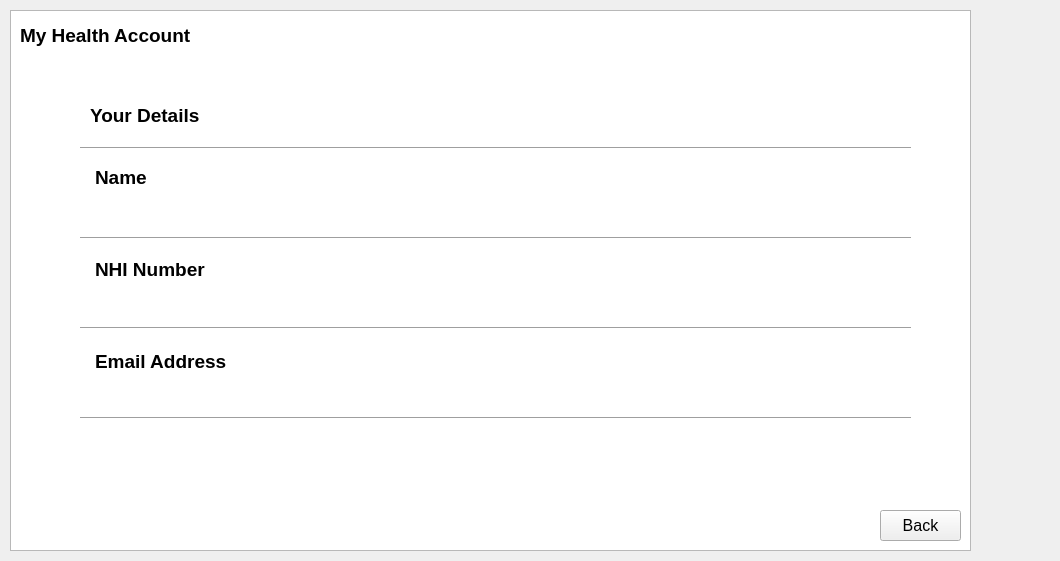
<?xml version="1.0" encoding="UTF-8"?>
<ui version="4.0">
 <class>AccountDetails</class>
 <widget class="QWidget" name="AccountDetails">
  <property name="geometry">
   <rect>
    <x>0</x>
    <y>0</y>
    <width>1060</width>
    <height>561</height>
   </rect>
  </property>
  <property name="windowTitle">
   <string>Account Details</string>
  </property>
  <widget class="QLabel" name="NameLabel">
   <property name="geometry">
    <rect>
     <x>100</x>
     <y>200</y>
     <width>281</width>
     <height>31</height>
    </rect>
   </property>
   <property name="font">
    <font>
     <pointsize>14</pointsize>
    </font>
   </property>
   <property name="text">
    <string/>
   </property>
  </widget>
  <widget class="QLabel" name="EmailLabel">
   <property name="geometry">
    <rect>
     <x>100</x>
     <y>380</y>
     <width>281</width>
     <height>31</height>
    </rect>
   </property>
   <property name="font">
    <font>
     <pointsize>14</pointsize>
    </font>
   </property>
   <property name="text">
    <string/>
   </property>
  </widget>
  <widget class="QLabel" name="NHILabel">
   <property name="geometry">
    <rect>
     <x>100</x>
     <y>290</y>
     <width>281</width>
     <height>31</height>
    </rect>
   </property>
   <property name="font">
    <font>
     <pointsize>14</pointsize>
    </font>
   </property>
   <property name="text">
    <string/>
   </property>
  </widget>
  <widget class="Line" name="line">
   <property name="geometry">
    <rect>
     <x>80</x>
     <y>230</y>
     <width>831</width>
     <height>16</height>
    </rect>
   </property>
   <property name="orientation">
    <enum>Qt::Horizontal</enum>
   </property>
  </widget>
  <widget class="Line" name="line_2">
   <property name="geometry">
    <rect>
     <x>80</x>
     <y>140</y>
     <width>831</width>
     <height>16</height>
    </rect>
   </property>
   <property name="orientation">
    <enum>Qt::Horizontal</enum>
   </property>
  </widget>
  <widget class="Line" name="line_4">
   <property name="geometry">
    <rect>
     <x>80</x>
     <y>410</y>
     <width>831</width>
     <height>16</height>
    </rect>
   </property>
   <property name="orientation">
    <enum>Qt::Horizontal</enum>
   </property>
  </widget>
  <widget class="Line" name="line_5">
   <property name="geometry">
    <rect>
     <x>80</x>
     <y>320</y>
     <width>831</width>
     <height>16</height>
    </rect>
   </property>
   <property name="orientation">
    <enum>Qt::Horizontal</enum>
   </property>
  </widget>
  <widget class="QPushButton" name="pushButton">
   <property name="geometry">
    <rect>
     <x>880</x>
     <y>510</y>
     <width>81</width>
     <height>31</height>
    </rect>
   </property>
   <property name="font">
    <font>
     <pointsize>12</pointsize>
    </font>
   </property>
   <property name="text">
    <string>Back</string>
   </property>
  </widget>
  <widget class="QLabel" name="label">
   <property name="geometry">
    <rect>
     <x>20</x>
     <y>20</y>
     <width>181</width>
     <height>31</height>
    </rect>
   </property>
   <property name="font">
    <font>
     <pointsize>14</pointsize>
     <weight>75</weight>
     <bold>true</bold>
    </font>
   </property>
   <property name="text">
    <string>My Health Account</string>
   </property>
  </widget>
  <widget class="QLabel" name="label_2">
   <property name="geometry">
    <rect>
     <x>90</x>
     <y>100</y>
     <width>121</width>
     <height>31</height>
    </rect>
   </property>
   <property name="font">
    <font>
     <pointsize>14</pointsize>
     <weight>75</weight>
     <bold>true</bold>
    </font>
   </property>
   <property name="text">
    <string>Your Details</string>
   </property>
  </widget>
  <widget class="QTextBrowser" name="textBrowser">
   <property name="geometry">
    <rect>
     <x>10</x>
     <y>10</y>
     <width>961</width>
     <height>541</height>
    </rect>
   </property>
   <property name="html">
    <string>&lt;!DOCTYPE HTML PUBLIC &quot;-//W3C//DTD HTML 4.0//EN&quot; &quot;http://www.w3.org/TR/REC-html40/strict.dtd&quot;&gt;
&lt;html&gt;&lt;head&gt;&lt;meta name=&quot;qrichtext&quot; content=&quot;1&quot; /&gt;&lt;style type=&quot;text/css&quot;&gt;
p, li { white-space: pre-wrap; }
&lt;/style&gt;&lt;/head&gt;&lt;body style=&quot; font-family:'MS Shell Dlg 2'; font-size:8.25pt; font-weight:400; font-style:normal;&quot;&gt;
&lt;p style=&quot;-qt-paragraph-type:empty; margin-top:0px; margin-bottom:0px; margin-left:0px; margin-right:0px; -qt-block-indent:0; text-indent:0px;&quot;&gt;&lt;br /&gt;&lt;/p&gt;
&lt;p style=&quot;-qt-paragraph-type:empty; margin-top:0px; margin-bottom:0px; margin-left:0px; margin-right:0px; -qt-block-indent:0; text-indent:0px; font-size:14pt; font-weight:600;&quot;&gt;&lt;br /&gt;&lt;/p&gt;
&lt;p style=&quot;-qt-paragraph-type:empty; margin-top:0px; margin-bottom:0px; margin-left:0px; margin-right:0px; -qt-block-indent:0; text-indent:0px; font-size:14pt; font-weight:600;&quot;&gt;&lt;br /&gt;&lt;/p&gt;
&lt;p style=&quot;-qt-paragraph-type:empty; margin-top:0px; margin-bottom:0px; margin-left:0px; margin-right:0px; -qt-block-indent:0; text-indent:0px; font-size:14pt; font-weight:600;&quot;&gt;&lt;br /&gt;&lt;/p&gt;
&lt;p style=&quot;-qt-paragraph-type:empty; margin-top:0px; margin-bottom:0px; margin-left:0px; margin-right:0px; -qt-block-indent:0; text-indent:0px; font-size:14pt; font-weight:600;&quot;&gt;&lt;br /&gt;&lt;/p&gt;
&lt;p style=&quot;-qt-paragraph-type:empty; margin-top:0px; margin-bottom:0px; margin-left:0px; margin-right:0px; -qt-block-indent:0; text-indent:0px; font-size:14pt; font-weight:600;&quot;&gt;&lt;br /&gt;&lt;/p&gt;
&lt;p style=&quot;-qt-paragraph-type:empty; margin-top:0px; margin-bottom:0px; margin-left:0px; margin-right:0px; -qt-block-indent:0; text-indent:0px; font-size:14pt; font-weight:600;&quot;&gt;&lt;br /&gt;&lt;/p&gt;
&lt;p style=&quot; margin-top:0px; margin-bottom:0px; margin-left:0px; margin-right:0px; -qt-block-indent:0; text-indent:0px;&quot;&gt;&lt;span style=&quot; font-size:14pt; font-weight:600;&quot;&gt;	Name&lt;/span&gt;&lt;/p&gt;
&lt;p style=&quot;-qt-paragraph-type:empty; margin-top:0px; margin-bottom:0px; margin-left:0px; margin-right:0px; -qt-block-indent:0; text-indent:0px; font-size:14pt; font-weight:600;&quot;&gt;&lt;br /&gt;&lt;/p&gt;
&lt;p style=&quot;-qt-paragraph-type:empty; margin-top:0px; margin-bottom:0px; margin-left:0px; margin-right:0px; -qt-block-indent:0; text-indent:0px; font-size:14pt; font-weight:600;&quot;&gt;&lt;br /&gt;&lt;/p&gt;
&lt;p style=&quot;-qt-paragraph-type:empty; margin-top:0px; margin-bottom:0px; margin-left:0px; margin-right:0px; -qt-block-indent:0; text-indent:0px; font-size:14pt; font-weight:600;&quot;&gt;&lt;br /&gt;&lt;/p&gt;
&lt;p style=&quot; margin-top:0px; margin-bottom:0px; margin-left:0px; margin-right:0px; -qt-block-indent:0; text-indent:0px;&quot;&gt;&lt;span style=&quot; font-size:14pt; font-weight:600;&quot;&gt;	NHI Number&lt;/span&gt;&lt;/p&gt;
&lt;p style=&quot;-qt-paragraph-type:empty; margin-top:0px; margin-bottom:0px; margin-left:0px; margin-right:0px; -qt-block-indent:0; text-indent:0px; font-size:14pt; font-weight:600;&quot;&gt;&lt;br /&gt;&lt;/p&gt;
&lt;p style=&quot;-qt-paragraph-type:empty; margin-top:0px; margin-bottom:0px; margin-left:0px; margin-right:0px; -qt-block-indent:0; text-indent:0px; font-size:14pt; font-weight:600;&quot;&gt;&lt;br /&gt;&lt;/p&gt;
&lt;p style=&quot;-qt-paragraph-type:empty; margin-top:0px; margin-bottom:0px; margin-left:0px; margin-right:0px; -qt-block-indent:0; text-indent:0px; font-size:14pt; font-weight:600;&quot;&gt;&lt;br /&gt;&lt;/p&gt;
&lt;p style=&quot; margin-top:0px; margin-bottom:0px; margin-left:0px; margin-right:0px; -qt-block-indent:0; text-indent:0px;&quot;&gt;&lt;span style=&quot; font-size:14pt; font-weight:600;&quot;&gt;	Email Address&lt;/span&gt;&lt;/p&gt;
&lt;p style=&quot;-qt-paragraph-type:empty; margin-top:0px; margin-bottom:0px; margin-left:0px; margin-right:0px; -qt-block-indent:0; text-indent:0px; font-size:14pt; font-weight:600;&quot;&gt;&lt;br /&gt;&lt;/p&gt;&lt;/body&gt;&lt;/html&gt;</string>
   </property>
  </widget>
  <zorder>textBrowser</zorder>
  <zorder>NameLabel</zorder>
  <zorder>EmailLabel</zorder>
  <zorder>NHILabel</zorder>
  <zorder>line</zorder>
  <zorder>line_2</zorder>
  <zorder>line_4</zorder>
  <zorder>line_5</zorder>
  <zorder>pushButton</zorder>
  <zorder>label</zorder>
  <zorder>label_2</zorder>
 </widget>
 <resources/>
 <connections/>
</ui>
